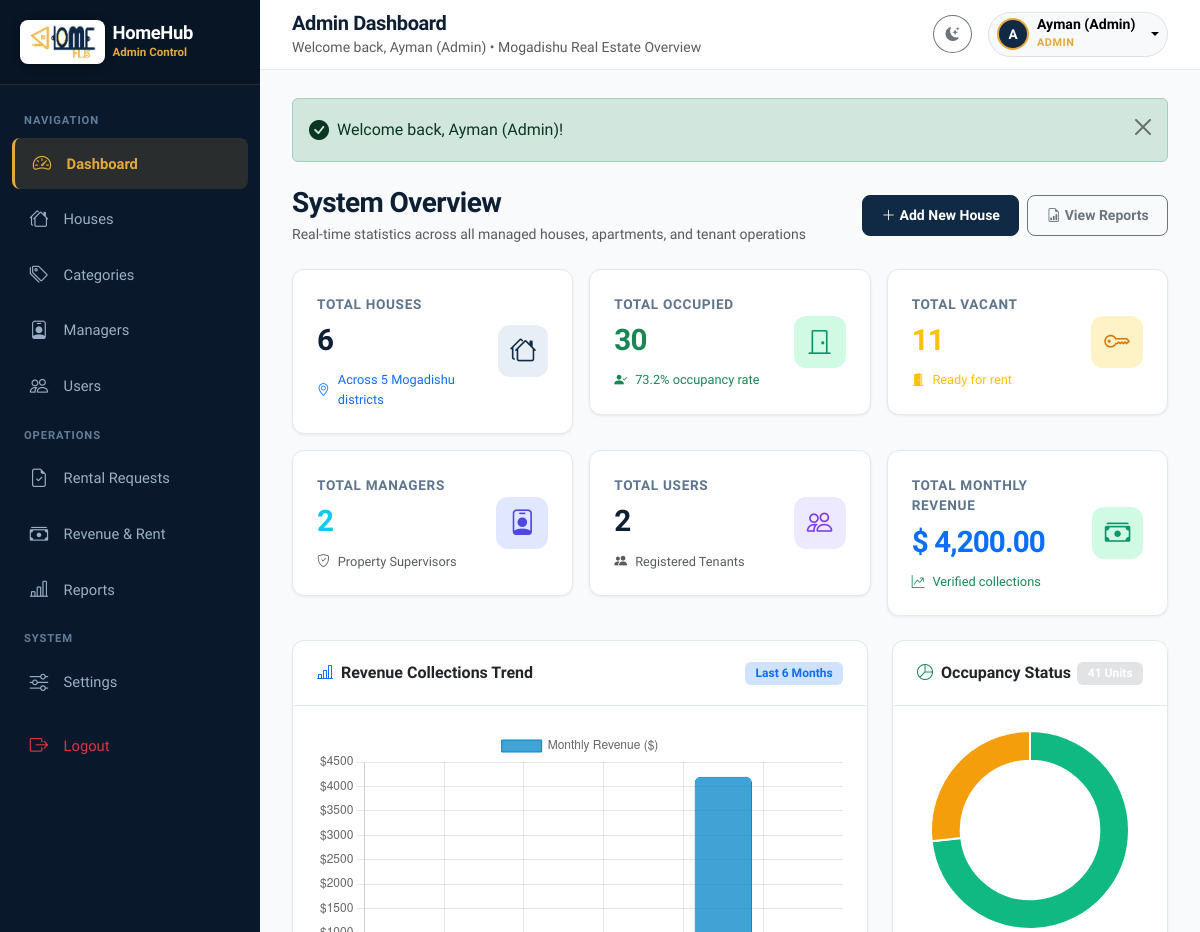
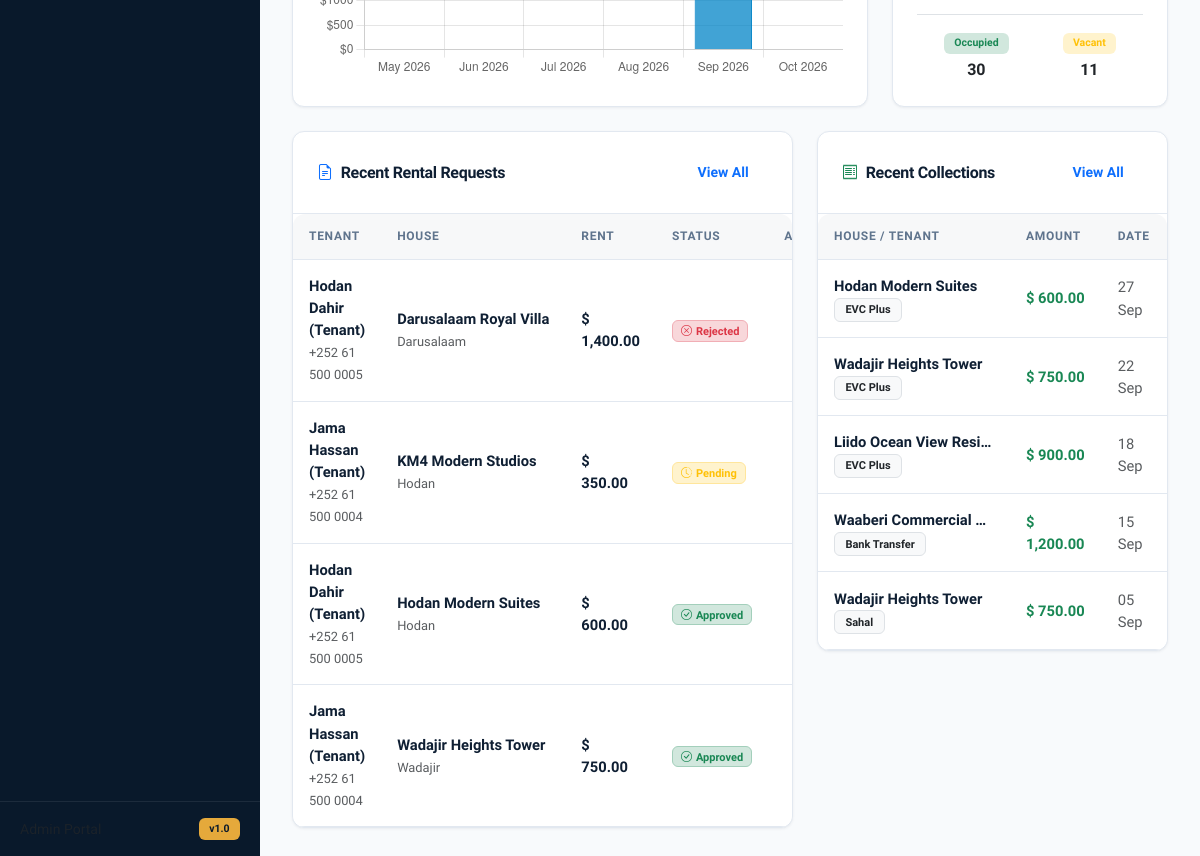
/admin/index.php (signed in), run on the app's committed database (2 pictures, top to bottom).
### tables this page shows
CREATE TABLE IF NOT EXISTS `rental_requests` (
  `id` INT AUTO_INCREMENT PRIMARY KEY,
  `user_id` INT NOT NULL,
  `house_id` INT NOT NULL,
  `status` ENUM('pending', 'approved', 'rejected') NOT NULL DEFAULT 'pending',
  `request_note` TEXT NULL,
  `admin_notes` TEXT NULL,
  `move_in_date` DATE NULL,
  `created_at` TIMESTAMP DEFAULT CURRENT_TIMESTAMP,
  `updated_at` TIMESTAMP NULL ON UPDATE CURRENT_TIMESTAMP,
  FOREIGN KEY (`user_id`) REFERENCES `users`(`id`) ON DELETE CASCADE,
  FOREIGN KEY (`house_id`) REFERENCES `houses`(`id`) ON DELETE CASCADE
);

CREATE TABLE IF NOT EXISTS `users` (
  `id` INT AUTO_INCREMENT PRIMARY KEY,
  `name` VARCHAR(100) NOT NULL,
  `email` VARCHAR(150) NOT NULL UNIQUE,
  `phone` VARCHAR(30) NULL,
  `password` VARCHAR(255) NOT NULL,
  `role` ENUM('admin', 'manager', 'user') NOT NULL DEFAULT 'user',
  `avatar` VARCHAR(255) NULL,
  `status` ENUM('active', 'inactive') NOT NULL DEFAULT 'active',
  `created_at` TIMESTAMP DEFAULT CURRENT_TIMESTAMP
);

CREATE TABLE IF NOT EXISTS `houses` (
  `id` INT AUTO_INCREMENT PRIMARY KEY,
  `category_id` INT NOT NULL,
  `manager_id` INT NULL,
  `house_name` VARCHAR(150) NOT NULL,
  `house_code` VARCHAR(50) NOT NULL UNIQUE,
  `address` VARCHAR(255) NOT NULL,
  `city` VARCHAR(100) NOT NULL,
  `rent_price` DECIMAL(10,2) NOT NULL,
  `total_apartments` INT NOT NULL DEFAULT 1,
  `occupied_apartments` INT NOT NULL DEFAULT 0,
  `vacant_apartments` INT NOT NULL DEFAULT 1,
  `description` TEXT NULL,
  `image` VARCHAR(255) NULL,
  `created_at` TIMESTAMP DEFAULT CURRENT_TIMESTAMP,
  FOREIGN KEY (`category_id`) REFERENCES `categories`(`id`) ON DELETE CASCADE,
  FOREIGN KEY (`manager_id`) REFERENCES `users`(`id`) ON DELETE SET NULL
);

CREATE TABLE IF NOT EXISTS `payments` (
  `id` INT AUTO_INCREMENT PRIMARY KEY,
  `house_id` INT NOT NULL,
  `user_id` INT NULL,
  `amount` DECIMAL(10,2) NOT NULL,
  `payment_date` DATE NOT NULL,
  `payment_method` VARCHAR(50) DEFAULT 'EVC Plus',
  `reference_no` VARCHAR(100) NULL,
  `notes` TEXT NULL,
  `created_at` TIMESTAMP DEFAULT CURRENT_TIMESTAMP,
  FOREIGN KEY (`house_id`) REFERENCES `houses`(`id`) ON DELETE CASCADE,
  FOREIGN KEY (`user_id`) REFERENCES `users`(`id`) ON DELETE SET NULL
);

### admin/index.php (the view, shortened to what the rows shown need)
<?php
require_once __DIR__ . '/../includes/functions.php';
require_once __DIR__ . '/../includes/auth.php';
$totalOccupied = (int)$pdo->query("SELECT COALESCE(SUM(occupied_apartments), 0) FROM houses")->fetchColumn();
$totalVacant = (int)$pdo->query("SELECT COALESCE(SUM(vacant_apartments), 0) FROM houses")->fetchColumn();
$recentRequestsStmt = $pdo->query("
    SELECT r.*, u.name as user_name, u.email as user_email, u.phone as user_phone,
           h.house_name, h.house_code, h.city, h.rent_price
    FROM rental_requests r
    JOIN users u ON r.user_id = u.id
    JOIN houses h ON r.house_id = h.id
    ORDER BY r.id DESC LIMIT 5
");
$recentRequests = $recentRequestsStmt->fetchAll();
$recentPaymentsStmt = $pdo->query("
    SELECT p.*, h.house_name, h.house_code, u.name as user_name
    FROM payments p
    JOIN houses h ON p.house_id = h.id
    LEFT JOIN users u ON p.user_id = u.id
    ORDER BY p.payment_date DESC, p.id DESC LIMIT 5
");
$recentPayments = $recentPaymentsStmt->fetchAll();
$monthlyCollections = [];
for ($i = 5; $i >= 0; $i--) {
    $m = date('Y-m', strtotime("-$i months"));
    $mLabel = date('M Y', strtotime("-$i months"));
    $stmt = $pdo->prepare("SELECT COALESCE(SUM(amount), 0) FROM payments WHERE DATE_FORMAT(payment_date, '%Y-%m') = ?");
    $stmt->execute([$m]);
    $monthlyCollections[] = [
        'month' => $mLabel,
        'total' => (float)$stmt->fetchColumn()
    ];
}
require_once __DIR__ . '/../includes/header.php';
?>
<div class="app-wrapper">
    <div class="app-main">
        <main class="content-wrapper">
            <div class="row g-4">
                <div class="col-lg-7">
                    <div class="card">
                        <div class="card-body p-0">
                            <div class="table-responsive">
                                <table class="table table-hover align-middle">
                                    <thead>
                                        <tr>
                                            <th>Tenant</th>
                                            <th>House</th>
                                            <th>Rent</th>
                                            <th>Status</th>
                                            <th class="text-end">Action</th>
                                        </tr>
                                    </thead>
                                    <tbody>
                                        <?php if (empty($recentRequests)): ?>
                                            <tr>
                                                <td colspan="5" class="text-center text-muted py-4">No rental requests found.</td>
                                            </tr>
                                        <?php else: ?>
                                            <?php foreach ($recentRequests as $req): ?>
                                                <tr>
                                                    <td>
                                                        <div class="fw-semibold"><?= e($req['user_name']); ?></div>
                                                        <small class="text-muted"><?= e($req['user_phone'] ?? $req['user_email']); ?></small>
                                                    </td>
                                                    <td>
                                                        <div class="fw-semibold text-truncate" style="max-width: 170px;"><?= e($req['house_name']); ?></div>
                                                        <small class="text-muted"><?= e($req['city']); ?></small>
                                                    </td>
                                                    <td class="fw-semibold"><?= format_currency($req['rent_price'], $currency); ?></td>
                                                    <td><?= status_badge($req['status']); ?></td>
                                                    <td class="text-end">
                                                    </td>
                                                </tr>
                                            <?php endforeach; ?>
                                        <?php endif; ?>
                                    </tbody>
                                </table>
                            </div>
                        </div>
                    </div>
                </div>
                <div class="col-lg-5">
                    <div class="card">
                        <div class="card-body p-0">
                            <div class="table-responsive">
                                <table class="table table-hover align-middle">
                                    <thead>
                                        <tr>
                                            <th>House / Tenant</th>
                                            <th>Amount</th>
                                            <th>Date</th>
                                        </tr>
                                    </thead>
                                    <tbody>
                                        <?php if (empty($recentPayments)): ?>
                                            <tr>
                                                <td colspan="3" class="text-center text-muted py-4">No recent collections recorded.</td>
                                            </tr>
                                        <?php else: ?>
                                            <?php foreach ($recentPayments as $pay): ?>
                                                <tr>
                                                    <td>
                                                        <div class="fw-semibold text-truncate" style="max-width: 160px;"><?= e($pay['house_name']); ?></div>
                                                        <small class="badge bg-light text-dark border"><?= e($pay['payment_method']); ?></small>
                                                    </td>
                                                    <td class="fw-bold text-success"><?= format_currency($pay['amount'], $currency); ?></td>
                                                    <td class="small text-muted"><?= format_date($pay['payment_date'], 'd M'); ?></td>
                                                </tr>
                                            <?php endforeach; ?>
                                        <?php endif; ?>
                                    </tbody>
                                </table>
                            </div>
                        </div>
                    </div>
                </div>
            </div>
        </main>
    </div>
</div>
<script>
document.addEventListener('DOMContentLoaded', () => {
    // 1. Revenue Chart
    const revCtx = document.getElementById('revenueChart');
    if (revCtx) {
        const labels = <?= json_encode(array_column($monthlyCollections, 'month')); ?>;
        const data = <?= json_encode(array_column($monthlyCollections, 'total')); ?>;
        new Chart(revCtx, {
            type: 'bar',
            data: {
                labels: labels,
                datasets: [{
                    label: 'Monthly Revenue ($)',
                    data: data,
                    backgroundColor: 'rgba(2, 132, 199, 0.75)',
                    borderColor: '#0284c7',
                    borderRadius: 6,
                    borderWidth: 1
                }]
            },
            options: {
                responsive: true,
                maintainAspectRatio: false,
                scales: {
                    y: {
                        beginAtZero: true,
                        ticks: {
                            callback: function(value) { return '$' + value; }
                        }
                    }
                }
            }
        });
    }
    // 2. Occupancy Doughnut Chart
    const occCtx = document.getElementById('occupancyChart');
    if (occCtx) {
        new Chart(occCtx, {
            type: 'doughnut',
            data: {
                labels: ['Occupied', 'Vacant'],
                datasets: [{
                    data: [<?= (int)$totalOccupied; ?>, <?= (int)$totalVacant; ?>],
                    backgroundColor: ['#10b981', '#f59e0b'],
                    borderWidth: 2,
                    borderColor: '#ffffff'
                }]
            },
            options: {
                responsive: true,
                maintainAspectRatio: false,
                plugins: {
                    legend: { display: false }
                },
                cutout: '70%'
            }
        });
    }
});
</script>
<?php require_once __DIR__ . '/../includes/footer.php'; ?>

### includes/functions.php (shortened to what the rows shown need)
<?php
function e(?string $string): string {
    return htmlspecialchars((string)($string ?? ''), ENT_QUOTES, 'UTF-8');
}
function format_currency(float|int|string $amount, string $currency = '$'): string {
    $num = (float)$amount;
    return $currency . ' ' . number_format($num, 2);
}
function format_date(?string $date, string $format = 'd M Y'): string {
    $timestamp = strtotime($date);
    return $timestamp ? date($format, $timestamp) : '-';
}
function status_badge(string $status): string {
    $status = strtolower($status);
    return match($status) {
        'approved' => '<span class="badge bg-success-subtle text-success border border-success-subtle px-2 py-1"><i class="bi bi-check-circle me-1"></i>Approved</span>',
        'pending'  => '<span class="badge bg-warning-subtle text-warning border border-warning-subtle px-2 py-1"><i class="bi bi-clock-history me-1"></i>Pending</span>',
        'rejected' => '<span class="badge bg-danger-subtle text-danger border border-danger-subtle px-2 py-1"><i class="bi bi-x-circle me-1"></i>Rejected</span>',
        default    => '<span class="badge bg-secondary px-2 py-1">' . e(ucfirst($status)) . '</span>'
    };
}

### data on the page
rental_requests: user.name "Hodan Dahir (Tenant)", user.phone "+252 61 500 0005", house.house_name "Darusalaam Royal Villa", house.city "Darusalaam", house.rent_price "$ 1,400.00", status "Rejected"
rental_requests: user.name "Jama Hassan (Tenant)", user.phone "+252 61 500 0004", house.house_name "KM4 Modern Studios", house.city "Hodan", house.rent_price "$ 350.00", status "Pending"
rental_requests: user.name "Hodan Dahir (Tenant)", user.phone "+252 61 500 0005", house.house_name "Hodan Modern Suites", house.city "Hodan", house.rent_price "$ 600.00", status "Approved"
rental_requests: user.name "Jama Hassan (Tenant)", user.phone "+252 61 500 0004", house.house_name "Wadajir Heights Tower", house.city "Wadajir", house.rent_price "$ 750.00", status "Approved"
payments: house.house_name "Hodan Modern Suites", payment_method "EVC Plus", amount "$ 600.00", payment_date "27 Sep"
payments: house.house_name "Wadajir Heights Tower", payment_method "EVC Plus", amount "$ 750.00", payment_date "22 Sep"
payments: house.house_name "Liido Ocean View Resi…", payment_method "EVC Plus", amount "$ 900.00", payment_date "18 Sep"
payments: house.house_name "Waaberi Commercial…", payment_method "Bank Transfer", amount "$ 1,200.00", payment_date "15 Sep"
payments: house.house_name "Wadajir Heights Tower", payment_method "Sahal", amount "$ 750.00", payment_date "05 Sep"

### other printed values
$pageHeading "Admin Dashboard"
$pageSubtitle "Welcome back, Ayman (Admin) • Mogadishu Real Estate Overview"
substr($currentUser['name'] ?? 'U', 0, 1) "A"
$currentUser['name'] "Ayman (Admin)"
$currentUser['role'] "ADMIN"
$msg "Welcome back, Ayman (Admin)!"
$totalHouses "6"
$pdo->query("SELECT COUNT(DISTINCT city) FROM houses")->fetchColumn() "5"
$totalOccupied "30"
$occupancyRate "73.2"
$totalVacant "11"
$totalManagers "2"
$totalUsers "2"
$totalApartments "41"
chart data {{ json_encode(array_column($monthlyCollections, 'total')) }} [0,0,0,0,4200,0]
